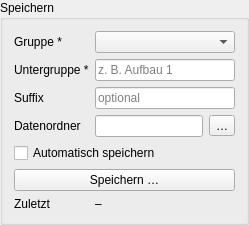
<?xml version="1.0" encoding="UTF-8"?>
<ui version="4.0">
 <class>SavePanel</class>
 <widget class="QGroupBox" name="SavePanel">
  <property name="title">
   <string>Speichern</string>
  </property>
  <layout class="QFormLayout" name="formLayout">
   <property name="fieldGrowthPolicy">
    <enum>QFormLayout::FieldGrowthPolicy::AllNonFixedFieldsGrow</enum>
   </property>
   <item row="0" column="0">
    <widget class="QLabel" name="captionGroup">
     <property name="text">
      <string>Gruppe *</string>
     </property>
    </widget>
   </item>
   <item row="0" column="1">
    <widget class="QComboBox" name="comboGroup">
     <property name="toolTip">
      <string>Buchstabe der Praktikumsgruppe (Pflichtfeld)</string>
     </property>
    </widget>
   </item>
   <item row="1" column="0">
    <widget class="QLabel" name="captionSubgroup">
     <property name="text">
      <string>Untergruppe *</string>
     </property>
    </widget>
   </item>
   <item row="1" column="1">
    <widget class="QLineEdit" name="editSubgroup">
     <property name="toolTip">
      <string>Untergruppen-Bezeichnung zur Identifikation der Messung (Pflichtfeld). Wird in den Metadaten und im Ordnernamen gespeichert. Sonderzeichen werden durch '_' ersetzt. Maximale Länge im Ordnernamen: 20 Zeichen.</string>
     </property>
     <property name="placeholderText">
      <string>z. B. Aufbau 1</string>
     </property>
    </widget>
   </item>
   <item row="2" column="0">
    <widget class="QLabel" name="captionSuffix">
     <property name="text">
      <string>Suffix</string>
     </property>
    </widget>
   </item>
   <item row="2" column="1">
    <widget class="QLineEdit" name="editSuffix">
     <property name="maxLength">
      <number>20</number>
     </property>
     <property name="toolTip">
      <string>Optionaler Zusatz im Dateinamen beim automatischen Speichern (höchstens 20 Zeichen)</string>
     </property>
     <property name="placeholderText">
      <string>optional</string>
     </property>
    </widget>
   </item>
   <item row="3" column="0">
    <widget class="QLabel" name="captionDataDir">
     <property name="text">
      <string>Datenordner</string>
     </property>
    </widget>
   </item>
   <item row="3" column="1">
    <layout class="QHBoxLayout" name="layoutDataDir">
     <item>
      <widget class="QLineEdit" name="editDataDir">
       <property name="readOnly">
        <bool>true</bool>
       </property>
       <property name="toolTip">
        <string>Ordner, in dem die Messungen gespeichert werden</string>
       </property>
      </widget>
     </item>
     <item>
      <widget class="QToolButton" name="buttonBrowse">
       <property name="text">
        <string>…</string>
       </property>
       <property name="toolTip">
        <string>Datenordner wählen</string>
       </property>
      </widget>
     </item>
    </layout>
   </item>
   <item row="4" column="0" colspan="2">
    <widget class="QCheckBox" name="checkAutoSave">
     <property name="text">
      <string>Automatisch speichern</string>
     </property>
     <property name="toolTip">
      <string>Bei Aktivierung wird die Messung beim Stoppen automatisch gespeichert, im Format:
JJJJ_MM_TT-NN-Messung[-Suffix].csv
in einem Unterordner Gruppe_Untergruppe des Datenordners (Standard: Dokumente/Kreisel/).</string>
     </property>
    </widget>
   </item>
   <item row="5" column="0" colspan="2">
    <widget class="QPushButton" name="buttonSave">
     <property name="text">
      <string>Speichern …</string>
     </property>
     <property name="toolTip">
      <string>Messung in eine Datei speichern (Dateidialog)</string>
     </property>
    </widget>
   </item>
   <item row="6" column="0">
    <widget class="QLabel" name="captionLastSaved">
     <property name="text">
      <string>Zuletzt</string>
     </property>
    </widget>
   </item>
   <item row="6" column="1">
    <widget class="ElidedLabel" name="labelLastSaved">
     <property name="text">
      <string>–</string>
     </property>
    </widget>
   </item>
  </layout>
 </widget>
 <customwidgets>
  <customwidget>
   <class>ElidedLabel</class>
   <extends>QLabel</extends>
   <header>gyroscope_ui.ui.widgets.elided_label</header>
  </customwidget>
 </customwidgets>
 <resources/>
 <connections/>
</ui>
